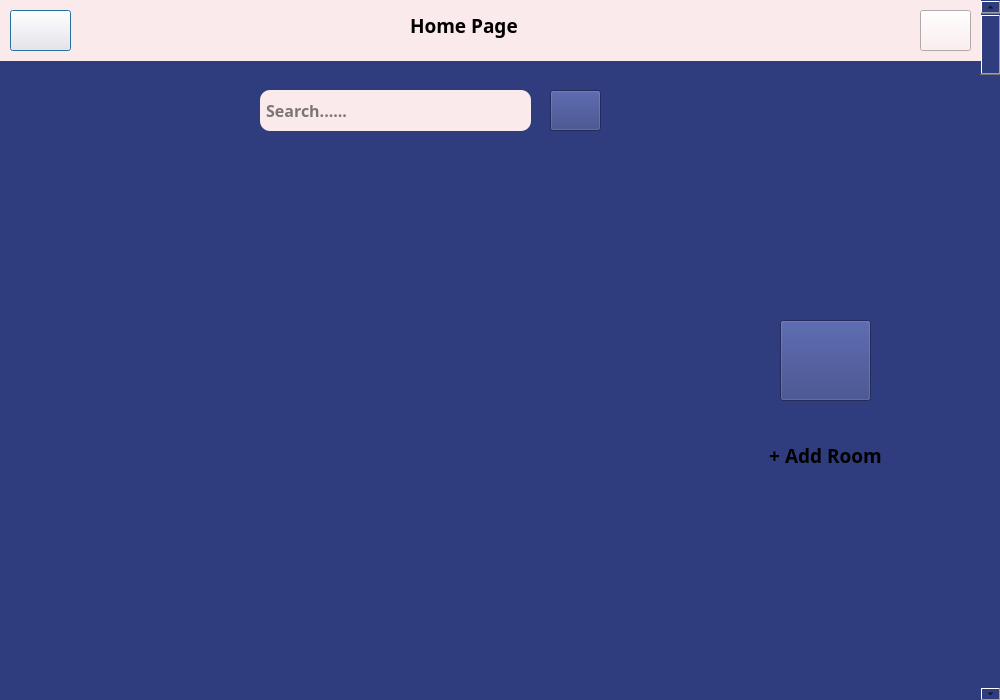
<?xml version="1.0" encoding="UTF-8"?>
<ui version="4.0">
 <class>homepage</class>
 <widget class="QDialog" name="homepage">
  <property name="geometry">
   <rect>
    <x>0</x>
    <y>0</y>
    <width>1000</width>
    <height>700</height>
   </rect>
  </property>
  <property name="font">
   <font>
    <pointsize>11</pointsize>
   </font>
  </property>
  <property name="windowTitle">
   <string>Home Page</string>
  </property>
  <property name="styleSheet">
   <string notr="true">background-color:#2f3c7e</string>
  </property>
  <widget class="QScrollBar" name="verticalScrollBar">
   <property name="geometry">
    <rect>
     <x>980</x>
     <y>0</y>
     <width>21</width>
     <height>701</height>
    </rect>
   </property>
   <property name="orientation">
    <enum>Qt::Vertical</enum>
   </property>
  </widget>
  <widget class="QLineEdit" name="search_line_edit">
   <property name="geometry">
    <rect>
     <x>260</x>
     <y>90</y>
     <width>271</width>
     <height>41</height>
    </rect>
   </property>
   <property name="font">
    <font>
     <family>Yu Gothic UI Semibold</family>
     <pointsize>12</pointsize>
     <weight>75</weight>
     <bold>true</bold>
    </font>
   </property>
   <property name="styleSheet">
    <string notr="true">border-radius:10px;
background-color:#fbeaeb</string>
   </property>
   <property name="placeholderText">
    <string> Search......</string>
   </property>
  </widget>
  <widget class="QWidget" name="top_widget_2" native="true">
   <property name="geometry">
    <rect>
     <x>0</x>
     <y>0</y>
     <width>981</width>
     <height>61</height>
    </rect>
   </property>
   <property name="styleSheet">
    <string notr="true">background-color:#fbeaeb</string>
   </property>
   <widget class="QPushButton" name="back_button">
    <property name="geometry">
     <rect>
      <x>10</x>
      <y>10</y>
      <width>61</width>
      <height>41</height>
     </rect>
    </property>
    <property name="styleSheet">
     <string notr="true">border-image: url(/Users/Zulfiqar/Pictures/previous.PNG) stretch;
</string>
    </property>
    <property name="text">
     <string/>
    </property>
   </widget>
   <widget class="QPushButton" name="hamburegr_button">
    <property name="geometry">
     <rect>
      <x>920</x>
      <y>10</y>
      <width>51</width>
      <height>41</height>
     </rect>
    </property>
    <property name="styleSheet">
     <string notr="true">border-image: url(/Users/Zulfiqar/Pictures/menu.PNG) stretch;
</string>
    </property>
    <property name="text">
     <string/>
    </property>
   </widget>
   <widget class="QLabel" name="homepageLabel">
    <property name="geometry">
     <rect>
      <x>410</x>
      <y>10</y>
      <width>121</width>
      <height>31</height>
     </rect>
    </property>
    <property name="font">
     <font>
      <family>Yu Gothic UI Semibold</family>
      <pointsize>14</pointsize>
      <weight>75</weight>
      <bold>true</bold>
     </font>
    </property>
    <property name="text">
     <string>Home Page</string>
    </property>
   </widget>
  </widget>
  <widget class="QWidget" name="gridLayoutWidget">
   <property name="geometry">
    <rect>
     <x>119</x>
     <y>170</y>
     <width>541</width>
     <height>471</height>
    </rect>
   </property>
   <layout class="QGridLayout" name="gridLayout"/>
  </widget>
  <widget class="QPushButton" name="filter_button">
   <property name="geometry">
    <rect>
     <x>550</x>
     <y>90</y>
     <width>51</width>
     <height>41</height>
    </rect>
   </property>
   <property name="styleSheet">
    <string notr="true">border-image: url(/Users/Zulfiqar/Pictures/clear.PNG) stretch;
</string>
   </property>
   <property name="text">
    <string/>
   </property>
  </widget>
  <widget class="QPushButton" name="add_room_pushButton">
   <property name="geometry">
    <rect>
     <x>780</x>
     <y>320</y>
     <width>91</width>
     <height>81</height>
    </rect>
   </property>
   <property name="styleSheet">
    <string notr="true">border-image: url(/Users/Zulfiqar/Pictures/ad.PNG) stretch;
</string>
   </property>
   <property name="text">
    <string/>
   </property>
  </widget>
  <widget class="QLabel" name="homepageLabel_2">
   <property name="geometry">
    <rect>
     <x>750</x>
     <y>440</y>
     <width>151</width>
     <height>31</height>
    </rect>
   </property>
   <property name="font">
    <font>
     <family>Yu Gothic UI Semibold</family>
     <pointsize>14</pointsize>
     <weight>75</weight>
     <bold>true</bold>
    </font>
   </property>
   <property name="text">
    <string>+ Add Room</string>
   </property>
   <property name="alignment">
    <set>Qt::AlignCenter</set>
   </property>
  </widget>
 </widget>
 <resources/>
 <connections/>
</ui>
